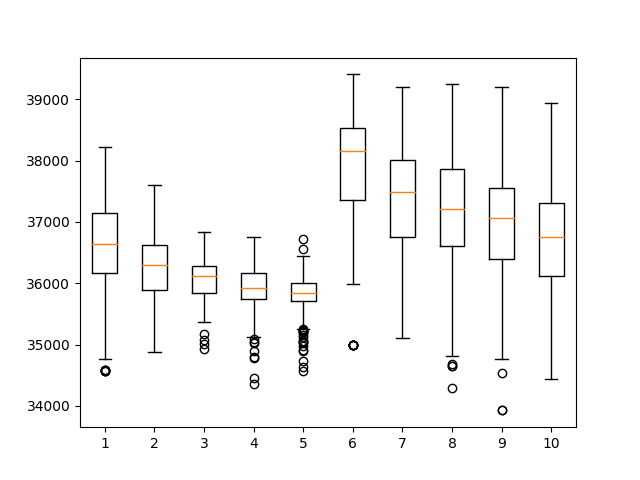

Recreate this plot in Python.
import numpy as np
import matplotlib.pyplot as plt
import pandas as pd
import seaborn as sns




df = pd.read_csv('tiempo1.csv', header=None)

#antf
#1-12h
#2-24h
#3-48h
#4-72h
#5-96h

df2 = pd.read_csv('tiempo2.csv', header=None) 

#antRank
#1-12h
#2-24h
#3-48h
#4-72h
#5-96h

df3 = pd.read_csv('tiempo3.csv', header=None) 

#antf y antRank
#1-12h
#2-24h
#3-48h
#4-72h
#5-96h

#df1 = pd.read_csv('tiempo48us24h100v.csv', header=None)
#df2 = pd.read_csv('tiempo48us48h100v.csv', header=None)
#df3 = pd.read_csv('tiempo48us48h100v2.csv', header=None)
#df4 = pd.read_csv('tiempo48us72h100v.csv', header=None)







fig1, ax1 = plt.subplots()
#ax1.set_title('Basic Plot')
ax1.boxplot(df3)

p = df2.ix[4]  # select row
print(p.describe())


plt.show()
